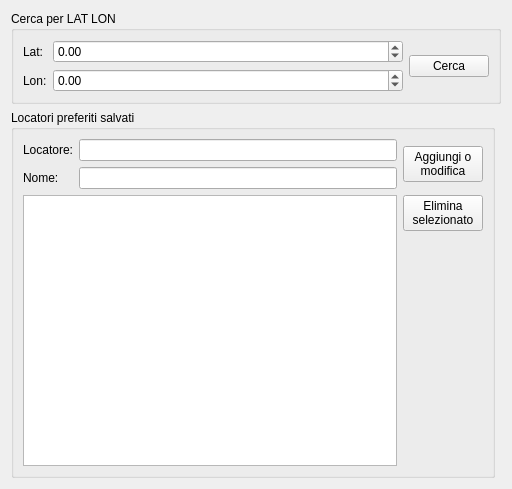
<?xml version="1.0" encoding="UTF-8"?>
<ui version="4.0">
 <class>LocatoriPreferiti</class>
 <widget class="QWidget" name="LocatoriPreferiti">
  <property name="geometry">
   <rect>
    <x>0</x>
    <y>0</y>
    <width>512</width>
    <height>489</height>
   </rect>
  </property>
  <property name="windowTitle">
   <string>Aggiungi - modifica - cerca locatori preferiti</string>
  </property>
  <layout class="QGridLayout" name="gridLayout_2">
   <item row="0" column="1" colspan="2">
    <widget class="QGroupBox" name="groupBox">
     <property name="title">
      <string>Cerca per LAT LON</string>
     </property>
     <layout class="QHBoxLayout" name="horizontalLayout_2">
      <item>
       <layout class="QHBoxLayout" name="horizontalLayout" stretch="1,0">
        <item>
         <layout class="QGridLayout" name="gridLayout_4" columnstretch="0,1">
          <item row="1" column="0">
           <widget class="QLabel" name="label_5">
            <property name="text">
             <string>Lon:</string>
            </property>
           </widget>
          </item>
          <item row="1" column="1">
           <widget class="QDoubleSpinBox" name="cercaLon">
            <property name="minimum">
             <double>-180.000000000000000</double>
            </property>
            <property name="maximum">
             <double>180.000000000000000</double>
            </property>
           </widget>
          </item>
          <item row="0" column="0">
           <widget class="QLabel" name="label_4">
            <property name="text">
             <string>Lat:</string>
            </property>
           </widget>
          </item>
          <item row="0" column="1">
           <widget class="QDoubleSpinBox" name="cercaLat">
            <property name="minimum">
             <double>-90.000000000000000</double>
            </property>
            <property name="maximum">
             <double>90.000000000000000</double>
            </property>
           </widget>
          </item>
         </layout>
        </item>
        <item>
         <widget class="QPushButton" name="cercaLatLonOK">
          <property name="text">
           <string>Cerca</string>
          </property>
         </widget>
        </item>
       </layout>
      </item>
     </layout>
    </widget>
   </item>
   <item row="1" column="1">
    <widget class="QGroupBox" name="groupBox_2">
     <property name="title">
      <string>Locatori preferiti salvati</string>
     </property>
     <layout class="QGridLayout" name="gridLayout_6">
      <item row="0" column="0">
       <layout class="QGridLayout" name="gridLayout">
        <item row="3" column="0">
         <layout class="QGridLayout" name="gridLayout_3" columnstretch="0,1">
          <item row="1" column="0">
           <widget class="QLabel" name="label_3">
            <property name="text">
             <string>Nome:</string>
            </property>
           </widget>
          </item>
          <item row="0" column="0">
           <widget class="QLabel" name="label_2">
            <property name="text">
             <string>Locatore:</string>
            </property>
           </widget>
          </item>
          <item row="0" column="1">
           <widget class="QLineEdit" name="aggiungiLocatore"/>
          </item>
          <item row="1" column="1">
           <widget class="QLineEdit" name="nomeLocatore"/>
          </item>
         </layout>
        </item>
        <item row="5" column="3">
         <widget class="QPushButton" name="eliminaOK">
          <property name="text">
           <string>Elimina
selezionato</string>
          </property>
         </widget>
        </item>
        <item row="3" column="3">
         <widget class="QPushButton" name="aggiungiOK">
          <property name="text">
           <string>Aggiungi o
modifica</string>
          </property>
         </widget>
        </item>
        <item row="6" column="3">
         <spacer name="verticalSpacer">
          <property name="orientation">
           <enum>Qt::Orientation::Vertical</enum>
          </property>
          <property name="sizeHint" stdset="0">
           <size>
            <width>20</width>
            <height>40</height>
           </size>
          </property>
         </spacer>
        </item>
        <item row="5" column="0" rowspan="2">
         <widget class="QTableWidget" name="listaLocatori">
          <property name="editTriggers">
           <set>QAbstractItemView::EditTrigger::NoEditTriggers</set>
          </property>
          <property name="selectionMode">
           <enum>QAbstractItemView::SelectionMode::SingleSelection</enum>
          </property>
          <property name="selectionBehavior">
           <enum>QAbstractItemView::SelectionBehavior::SelectRows</enum>
          </property>
         </widget>
        </item>
       </layout>
      </item>
     </layout>
    </widget>
   </item>
  </layout>
 </widget>
 <tabstops>
  <tabstop>cercaLat</tabstop>
  <tabstop>cercaLon</tabstop>
  <tabstop>cercaLatLonOK</tabstop>
  <tabstop>aggiungiLocatore</tabstop>
  <tabstop>nomeLocatore</tabstop>
  <tabstop>aggiungiOK</tabstop>
  <tabstop>eliminaOK</tabstop>
 </tabstops>
 <resources/>
 <connections/>
</ui>
